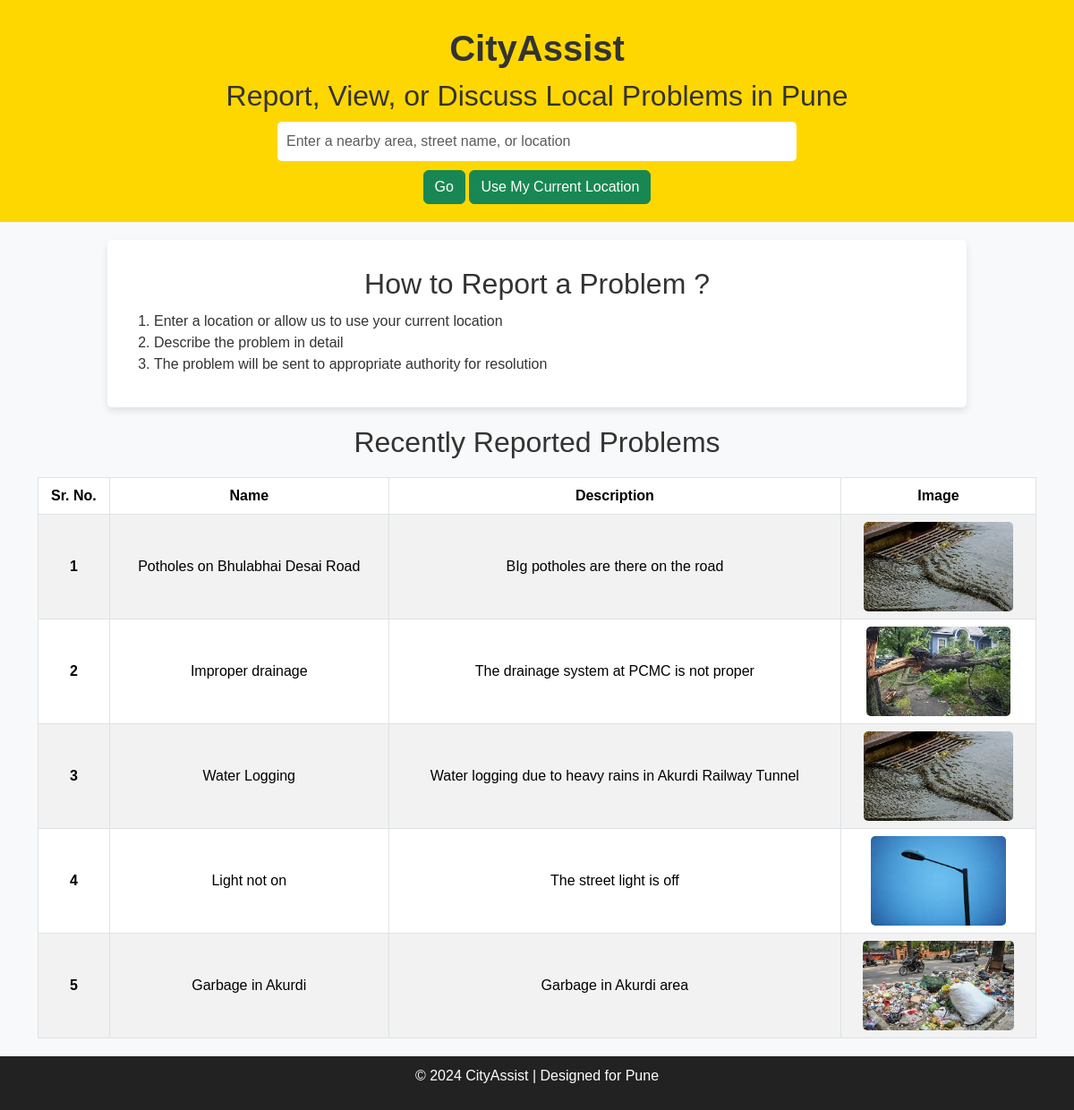
The page / on the database its author committed.
### main/models.py (models this page shows, shortened)
class Complaint(models.Model):
    name=models.CharField(max_length=100)
    image=models.ImageField()
    desc=models.TextField()

### main/views.py (the view)
# urls.py: path('',list_complaint,name="list_complaint"),
def list_complaint(request):
    queryset = Complaint.objects.all()
    context={'complaint':queryset}
    return render(request,'list.html',context)

### main/templates/list.html (shortened to what this page needs)
<!DOCTYPE html>
<html lang="en">
<head>
  <link href="https://cdn.jsdelivr.net/npm/bootstrap@5.3.3/dist/css/bootstrap.min.css" rel="stylesheet">
</head>
<body>
  <header>
    <h1><strong>CityAssist</strong></h1>
    <h2>Report, View, or Discuss Local Problems in Pune</h2>
    <input type="text" id="locationInput" class="form-control w-50 mx-auto" placeholder="Enter a nearby area, street name, or location" required>
    <div class="container" >
      <a  onclick="checkLocation()" class="btn btn-success">Go</a>
      <a href="{% url 'register_complaint' %}" class="btn btn-success">Use My Current Location</a>
    </div>
  </header>
  <section id="how-to-report" class="container">
    <h2 class="text-center">How to Report a Problem ?</h2>
    <ol class="text-start">
      <li>Enter a location or allow us to use your current location</li>
      <li>Describe the problem in detail</li>
      <li>The problem will be sent to appropriate authority for resolution</li>
    </ol>
  </section>
  <section class="container">
    <h2 class="text-center">Recently Reported Problems</h2>
    <table class="table table-striped table-bordered">
      <thead>
        <tr>
          <th scope="col">Sr. No.</th>
          <th scope="col">Name</th>
          <th scope="col">Description</th>
          <th scope="col">Image</th>
        </tr>
      </thead>
      <tbody>
        {% for c in complaint %}
        <tr>
          <th scope="row">{{ forloop.counter }}</th>
          <td>{{ c.name }}</td>
          <td>{{ c.desc }}</td>
          <td><img src="/media/{{ c.image }}" alt="Report Image"></td>
        </tr>
        {% endfor %}
      </tbody>
    </table>
  </section>
  <footer>
    <p>&copy; 2024 CityAssist | Designed for Pune</p>
  </footer>
</body>
</html>

### main/templates/list.html (style rules this page uses)
body { font-family: Arial, sans-serif; background-color: #f8f9fa; color: #333; }
header { background-color: #FFD700; color: #333; padding: 20px; text-align: center; }
h1, h2 { margin: 10px 0; }
input[type="text"], button { padding: 10px; margin: 10px; border: none; border-radius: 5px; font-size: 16px; }
#how-to-report, #recent-reports { background-color: #fff; padding: 20px; margin: 20px auto; border-radius: 5px; box-shadow: 0 4px 8px rgba(0, 0, 0, 0.1); width: 80%; }
footer { margin-top: 20px; padding: 10px; background-color: #222; color: #fff; text-align: center; }
table { margin: 20px auto; width: 90%; }
th, td { text-align: center; vertical-align: middle; }
th { background-color: #FFD700; color: #333; }
td img { max-height: 100px; border-radius: 5px; }

### rows shown on the page
Complaint: name "Potholes on Bhulabhai Desai Road", desc "BIg potholes are there on the road", image (picture)
Complaint: name "Improper drainage", desc "The drainage system at PCMC is not proper", image (picture)
Complaint: name "Water Logging", desc "Water logging due to heavy rains in Akurdi Railway Tunnel", image (picture)
Complaint: name "Light not on", desc "The street light is off", image (picture)
Complaint: name "Garbage in Akurdi", desc "Garbage in Akurdi area", image (picture)
